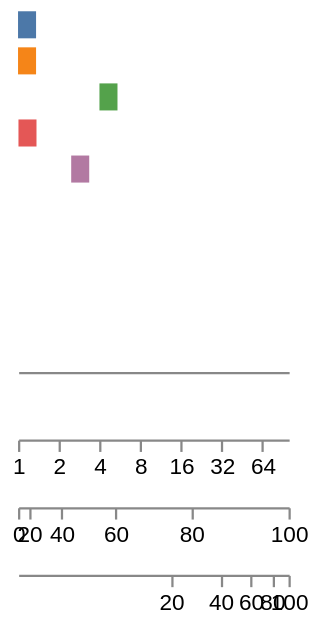

This figure's Vega-Lite source:
### Vega specification from a JSON file in a GitHub repository (floating-point values rounded to 4 significant figures)
{"$schema": "https://vega.github.io/schema/vega/v6.json", "description": "**A scale's shape parameter is coerced, not validated, and each of the three shows it somewhere different.** Upstream's scale transform walks its parameters and calls a setter per key — `scale[key](_[key])` — and d3's setters for these three are `base = +_`, `exponent = +_` and `constant = +_`. A word becomes NaN and stays on the scale. This engine read all three with the reader that *discards* a NaN and fell back on the default, so a chart upstream cannot draw was drawn as though nothing were wrong.\n\nWhat makes the three worth having together is that **no two of them are visible in the same place**, so a fixture carrying only one would leave the other two untested:\n\n- **`pow.exponent`** poisons the *mapping*: `scale(4)` is NaN, the mark is unplaceable, and the axis ticks are untouched. Probed at `exponent: \"wide\"` over `[1, 100]`.\n- **`symlog.constant`** does the same to the mapping and likewise leaves the ticks alone.\n- **`log.base`** does *not* touch the mapping at all — `scale(4)` is 36.12 with a base of 10, of 2, or of NaN, because d3's log scale normalises `log(x)` and the base only ever reaches the **ticks**. With a NaN base upstream generates **no ticks whatsoever**, where base 10 gives nineteen and base 2 gives seven. The axis is the only place this one is visible, which is why there is an axis over every scale here.\n\n**The colour-ramp versions of these three are deliberately not here, and the resolver keeps its old reader for them.** Probed: a *colour*-ranged `pow` or `symlog` with a NaN parameter makes upstream **throw** from inside d3-interpolate — `TypeError: I[i] is not a function`, in `piecewise` — and every mark comes out with a null fill. There is no upstream answer to be faithful to when upstream raises, so inventing a NaN there would match nothing. A `log` ramp does not throw, and its colours are identical with a NaN base or a real one, so nothing turns on it either. Three sites changed, three sites left, and the reason is written where they are.\n\nThe controls are the same three scales with real parameters — `base: 2`, `exponent: 2`, `constant: 2` — because these coercions sit on the path every log, pow and symlog chart takes, and a change that broke ordinary ones has to fail here rather than somewhere else.", "width": 120, "height": 160, "padding": 5, "signals": [{"name": "word", "value": "wide"}], "data": [{"name": "t", "values": [{"v": 4}]}], "scales": [{"name": "logBad", "type": "log", "domain": [1, 100], "range": [0, 120], "base": {"signal": "word"}}, {"name": "logGood", "type": "log", "domain": [1, 100], "range": [0, 120], "base": 2}, {"name": "powBad", "type": "pow", "domain": [1, 100], "range": [0, 120], "exponent": {"signal": "word"}}, {"name": "powGood", "type": "pow", "domain": [1, 100], "range": [0, 120], "exponent": 2}, {"name": "symBad", "type": "symlog", "domain": [1, 100], "range": [0, 120], "constant": {"signal": "word"}}, {"name": "symGood", "type": "symlog", "domain": [1, 100], "range": [0, 120], "constant": 2}], "axes": [{"orient": "bottom", "scale": "logBad", "tickCount": 5, "offset": 0}, {"orient": "bottom", "scale": "logGood", "tickCount": 5, "offset": 30}, {"orient": "bottom", "scale": "powGood", "tickCount": 5, "offset": 60}, {"orient": "bottom", "scale": "symGood", "tickCount": 5, "offset": 90}], "marks": [{"type": "rect", "from": {"data": "t"}, "encode": {"update": {"x": {"scale": "powBad", "field": "v"}, "width": {"value": 8}, "y": {"value": 0}, "y2": {"value": 12}, "fill": {"value": "#4c78a8"}}}}, {"type": "rect", "from": {"data": "t"}, "encode": {"update": {"x": {"scale": "symBad", "field": "v"}, "width": {"value": 8}, "y": {"value": 16}, "y2": {"value": 28}, "fill": {"value": "#f58518"}}}}, {"type": "rect", "from": {"data": "t"}, "encode": {"update": {"x": {"scale": "logBad", "field": "v"}, "width": {"value": 8}, "y": {"value": 32}, "y2": {"value": 44}, "fill": {"value": "#54a24b"}}}}, {"type": "rect", "from": {"data": "t"}, "encode": {"update": {"x": {"scale": "powGood", "field": "v"}, "width": {"value": 8}, "y": {"value": 48}, "y2": {"value": 60}, "fill": {"value": "#e45756"}}}}, {"type": "rect", "from": {"data": "t"}, "encode": {"update": {"x": {"scale": "symGood", "field": "v"}, "width": {"value": 8}, "y": {"value": 64}, "y2": {"value": 76}, "fill": {"value": "#b279a2"}}}}]}
